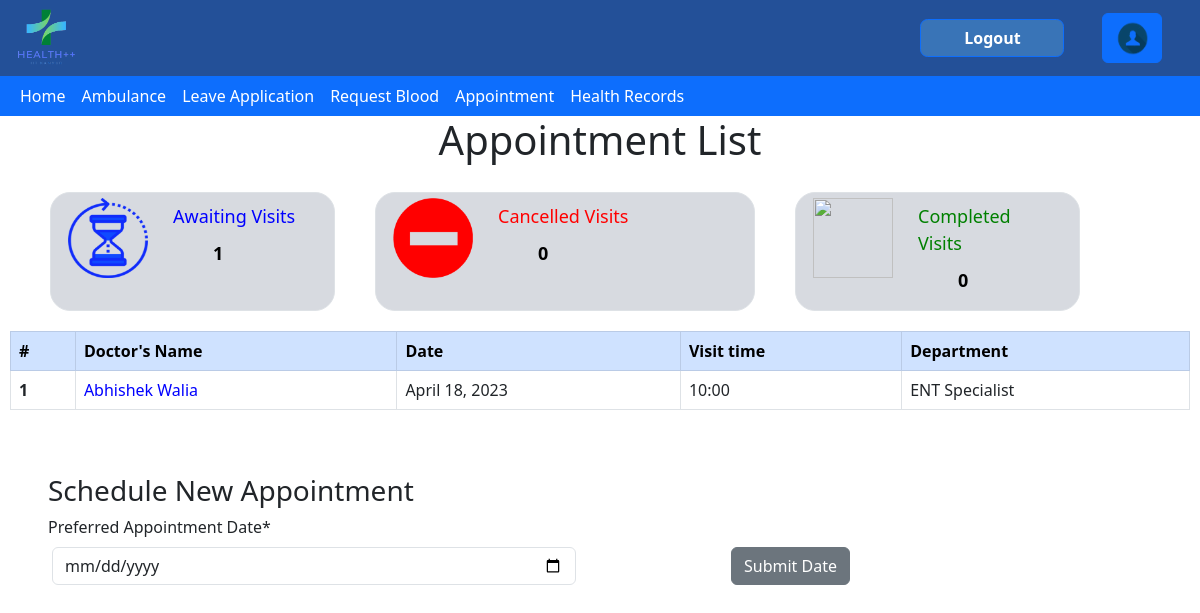
/book_appointment/ (signed in), run on an earlier commit of the app's database.
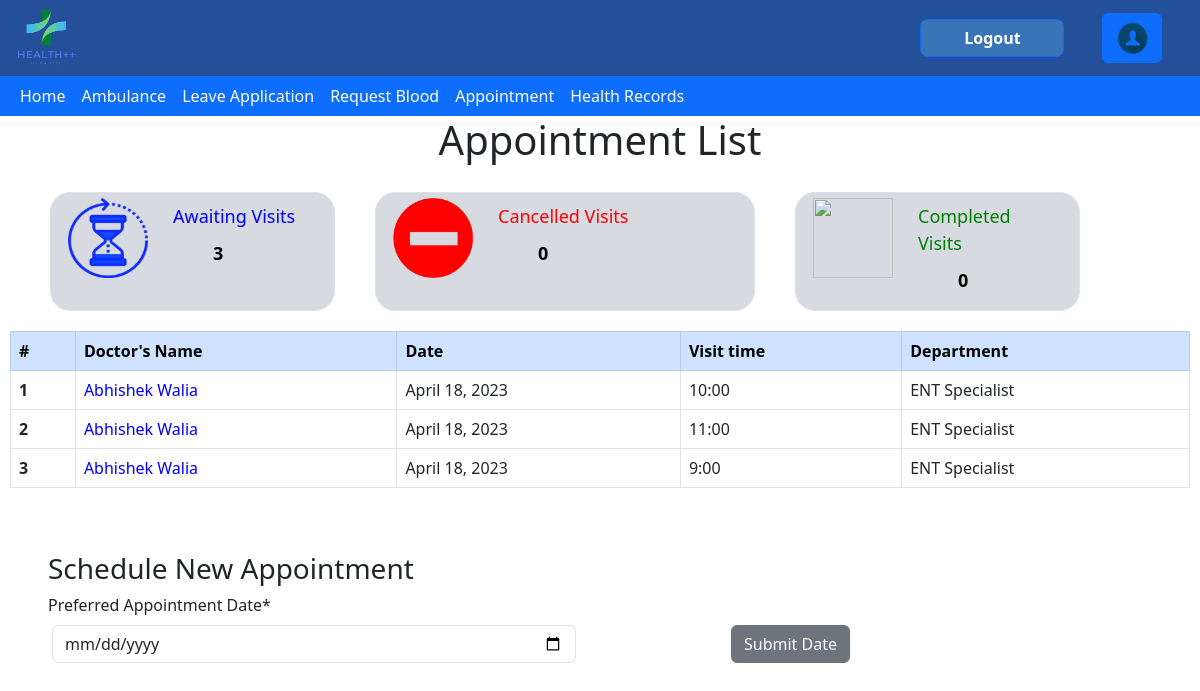
And on a later commit of the database.
### health/models.py (models this page shows, shortened)
class Appointment(models.Model):
    doctor = models.ForeignKey(Doctor,blank = True, null = True , on_delete=models.CASCADE)
    patient = models.ForeignKey(Patient,blank = True, null = True , on_delete=models.CASCADE)
    timeSlot = models.ForeignKey(Time_Slot,blank = True, null = True , on_delete=models.CASCADE)
    status = models.BooleanField(default=True)

class Doctor(models.Model):
    user = models.ForeignKey(Account,null=True,on_delete=models.CASCADE)
    Department=models.CharField(
        max_length=120,
        choices=Department_Choices,
    )
    Doctor_Name = models.CharField(max_length=50,null=True)
    Post= models.CharField(max_length=60,default="Doctor")

class Time_Slot(models.Model):
    starttime = models.IntegerField(null=True)
    total_patient=models.IntegerField(default=0)
    date = models.DateField(null=True)
    doctors=models.ManyToManyField(Doctor)

### health/views.py (the view)
# urls.py: path('book_appointment/',views.book_appointment,name='book_appointment'),
@login_required
def book_appointment(request):
    assign_roles()
    appointments,count_completed = getappointments(request)
    return render(request,'health/appointment_form.html',{'submit':0,"appointments":appointments,"count":appointments.count(),"completed":count_completed})

### health/views.py (called while the page is built)
@login_required
def getappointments(request):
    user=Account.objects.get(user=request.user)
    if(user.Role=="Doctor"):
        doctor = Doctor.objects.get(user = user)
        appointments = Appointment.objects.filter(doctor = doctor,status = True)
        completed_appointments = Appointment.objects.filter(doctor = doctor,status = False).count()
    else:
        patient = Patient.objects.get(user = user)
        appointments = Appointment.objects.filter(patient = patient,status = True)
        completed_appointments = Appointment.objects.filter(patient = patient,status = False).count()
    return appointments , completed_appointments

### health/templates/health/appointment_form.html (shortened to what this page needs)
{% extends 'health/base.html' %}
{%load static%}
{%block content%}
<html>
    <head>
        <link href="https://cdn.jsdelivr.net/npm/bootstrap@5.3.0-alpha1/dist/css/bootstrap.min.css" rel="stylesheet">
    </head>
    {%if user.account.Role == 'Student' or user.account.Role == 'Doctor' %}
    <body>
        <div class="appointmentList">
            <h1 style='text-align: center;'>Appointment List</h1>
            <div class="row status" >
                <div class="c col-md-3 col-sm-8 border">
                    <img class="i" src="{%static 'health/images/appointment/waiting.png'%}" alt="" style='float: left;'></img>
                    <p class="Visits" style='color: blue;'>Awaiting Visits</p>
                    <p class="Visit_number">{{count}}</p>
                </div>
                <div class="c col-md-4 col-sm-8 border">
                    <img class="i" src="{%static 'health/images/appointment/cancelled.png'%}" alt="" style='float: left;'></img>
                    <p class="Visits" style='color: red;'>Cancelled Visits</p>
                    <p class="Visit_number">0</p>
                </div>
                <div class="c col-md-3 col-sm-8 border">
                    <img class="i" src="{%static 'health/images/appointment/done.png'%}" alt="" style='float: left;'></img>
                    <p class="Visits" style='color:green;'>Completed Visits</p>
                    <p class="Visit_number">0</p>
                </div>
            </div>
            <div class="table-responsive">
                <table class="table table-bordered table-hover">
                    <thead class="table-primary">
                        <tr>
                            <th scope="col">#</th>
                            {%if user.account.Role == 'Student' %}
                            <th scope="col">Doctor's Name</th>
                            {%else%}
                            <th scope="col">Patient's Name</th>
                            {%endif%}
                            <th scope="col">Date</th>
                            <th scope="col">Visit time</th>
                            {% if user.account.Role == 'Student' %}
                            <th scope="col">Department </th>
                            {% endif %}
                        </tr>
                    </thead>
                    <tbody>
                        {%if user.account.Role == 'Doctor'%}
                        {% for appointment in appointments %}
                        <tr>
                            <th scope="row">{{forloop.counter}}</th>
                            <td style='color: blue;'>{{appointment.patient.Patient_Name}}</td>
                            <td>{{appointment.timeSlot.date}}</td>
                            <td>{{appointment.timeSlot.starttime}}:00</td>
                            <td>{{appointment.patient.user.Gender}}</td>
                            <th> <button class="View"><a href="{%url 'home_health_record' %}" class="btn btn-primary"> Create </a></button></th>
                        </tr>
                        {%endfor%}
                        {%else%}
                            {% for appointment in appointments %}
                        <tr>
                            <th scope="row">{{forloop.counter}}</th>
                            <td style='color: blue;'>{{appointment.doctor.Doctor_Name}}</td>
                            <td>{{appointment.timeSlot.date}}</td>
                            <td>{{appointment.timeSlot.starttime}}:00</td>
                            <td>{{appointment.doctor.Department}}</td>
                        </tr>
                            {%endfor%}
                        {%endif%}
                    </tbody>
                </table>
            </div>
        </div>
        <div class="mt-5 mx-5">
            <h3>Schedule New Appointment</h3>
            <form method="get" action={% url 'submitdate' %} class="row g-3 needs-validation" id="dateForm" novalidate>
                <label htmlFor="validationCustom04" class="form-label">Preferred Appointment Date*</label>
                <div class="row">
                    <div class="col-md-6"><input name="date" type="date" class="form-control" id="appointmentdate" required></input>
                    </div>
                    <div class="col-md-3">
                        <button class="btn btn-secondary" style='float: right;' type="submit">Submit Date</button>
                    </div>
                </div>
            </form>
        </div>
        {%else%}
        <h1>You are not authorized to access this page</h1>
        {%endif%}
    </body>
    <html>
{%endblock%}

### health/templates/health/base.html (shortened to what this page needs)
{%load static%}
<head>
    <link href="https://cdn.jsdelivr.net/npm/bootstrap@5.3.0-alpha1/dist/css/bootstrap.min.css" rel="stylesheet">
</head>
{%if user.is_authenticated%}
<body>
    <div>
        <div class="header">
            <a href="{% url 'home'%}">
                <img
                    class="mt-2 mx-3"
                    id="image"
                    src="{% static 'health/images/logo.png'%}"
                    style='width: 60px; height: 60px;'
                    alt="App logo"
                />
            </a>
            <div style="display: flex; justify-content: flex-end; flex-direction: row;">
                <a id="usersign" href="{% url 'logoutUser' %}" class="btn btn-primary">
                    <div class="text-white">Logout</div>
                </a>
                <a href="{%url 'show_profile' %}">
                    <img
                    class="btn btn-primary"
                    id="image"
                    src="{% static 'health/images/common/user_logo.png'%}"
                    style='width: 60px; height: 50px; margin-top:13px; margin-right:10mm;'
                    alt="user icon"
                    />
                </a>
            </div>
        </div>
    </div>
    <div>
        <nav class="navbar navbar-expand-sm bg-primary" style="padding: 0;">
            <div class="container-fluid">
                <div
                    class="navbar-collapse collapse show"
                    id="navbarSupportedContent"
                >
                    <ul class="navbar-nav me-auto mb-2 mb-lg-0">
                        <li class="nav-item">
                            <a class="nav-link" aria-current="page" href="{% url 'home'%}">
                                Home
                            </a>
                        </li>
                        <li class="nav-item">
                            <a class="nav-link" aria-current="page" href="/ambulance">
                                Ambulance
                            </a>
                        </li>
                        <li class="nav-item">
                            {% if user.account.Role == 'DUGC'%}
                            <a class="nav-link" href="{% url 'ViewApplications' %}">
                                Leave Applications
                            </a>
                            {% else%}
                            {%if user.account.Role == 'Student' %}
                            <a class="nav-link" href="{% url 'leave' %}">
                                Leave Application
                            </a>
                            {%endif%}
                            {%endif%}
                        </li>
                        {%if user.account.Role == 'Student' or user.account.Role == 'Receptionist' or user.account.Role == 'Doctor' %}
                        <li class="nav-item">
                            <a class="nav-link" href="/blood_donate">
                                Request Blood
                            </a>
                        </li>
                        {%endif%}
                        {%if user.account.Role == 'Student' or user.account.Role == 'Receptionist' or user.account.Role == 'Doctor'%}
                        <li class="nav-item">
                            <a class="nav-link" href="{% url 'book_appointment'%}">
                                Appointment
                            </a>
                        </li>
                        {% endif %}
                        {% if user.account.Role == 'Student' or user.account.Role == 'Receptionist'%}
                        <li class="nav-item">
                            <a class="nav-link" href="{% url 'health_records'%}">
                                Health Records
                            </a>
                        </li>
                        {% elif user.account.Role == 'Student' or user.account.Role == 'Doctor'%}
                        <li class="nav-item">
                            <a class="nav-link" href="{% url 'home_health_record'%}">
                                Heath Records
                            </a>
                        </li>
                        {% endif%}
                    </ul>
                </div>
            </div>
        </nav>
    </div>
    {% endif %}
</body>
{%block content%}
{%endblock%}

### health/templates/health/base.html (style rules this page uses)
.header { width: 100%; height: 20mm; background-color: #235098; }
#image { float: left; }
#usersign { float: right; background-color:rgb(57, 116, 183); background-repeat: no-repeat; margin-top:5mm; border-radius: 2mm; margin-left: 5mm; margin-right: 10mm; font-weight: bold; width: 9em; height: 10mm; }
.navbar .navbar-nav .nav-item .nav-link { color: white; }

### health/templates/health/appointment_form.html (style rules this page uses)
.appointmentList { margin-left: 10px; margin-right: 10px; }
.status { margin-left: 20px; margin-right: 20px; }
.i { margin: 5px; width: 80px; height: 80px; }
.c { background-color: #d7dae0; border-radius: 20px; margin: 20px; }
.Visits { font-size: large; margin-top: 10px; margin-left: 110px; margin-right: 20px; margin-bottom: 0%; }
.Visit_number { margin-top: 10px; margin-left: 150px; font-weight: bold; font-size: large; color: black; }
td ,th { white-space : nowrap; overflow: hidden; }

What changed in the data, as far as the page shows it:
added Appointment: doctor.Doctor_Name "Abhishek Walia", timeSlot "April 18, 2023", timeSlot.starttime "11", doctor.Department "ENT Specialist"
added Appointment: doctor.Doctor_Name "Abhishek Walia", timeSlot "April 18, 2023", timeSlot.starttime "9", doctor.Department "ENT Specialist"
Also different on the page:
{{ count }}: "1" → "3"
